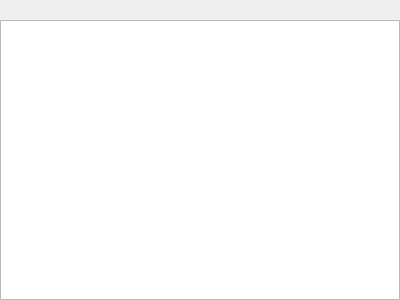
<ui version="4.0" >
 <class>ListForm</class>
 <widget class="QWidget" name="ListForm" >
  <property name="geometry" >
   <rect>
    <x>0</x>
    <y>0</y>
    <width>400</width>
    <height>300</height>
   </rect>
  </property>
  <layout class="QVBoxLayout" name="verticalLayout" >
   <property name="margin" >
    <number>0</number>
   </property>
   <item>
    <layout class="QHBoxLayout" name="horizontalLayout" >
     <item>
      <widget class="QLabel" name="icon" >
       <property name="text" >
        <string/>
       </property>
      </widget>
     </item>
     <item>
      <widget class="QLabel" name="label" >
       <property name="sizePolicy" >
        <sizepolicy vsizetype="Preferred" hsizetype="Expanding" >
         <horstretch>0</horstretch>
         <verstretch>0</verstretch>
        </sizepolicy>
       </property>
       <property name="text" >
        <string/>
       </property>
       <property name="buddy" >
        <cstring>treeView</cstring>
       </property>
      </widget>
     </item>
    </layout>
   </item>
   <item>
    <widget class="QTreeView" name="treeView" >
     <property name="rootIsDecorated" >
      <bool>false</bool>
     </property>
     <property name="headerHidden" >
      <bool>true</bool>
     </property>
    </widget>
   </item>
  </layout>
 </widget>
 <connections/>
</ui>
